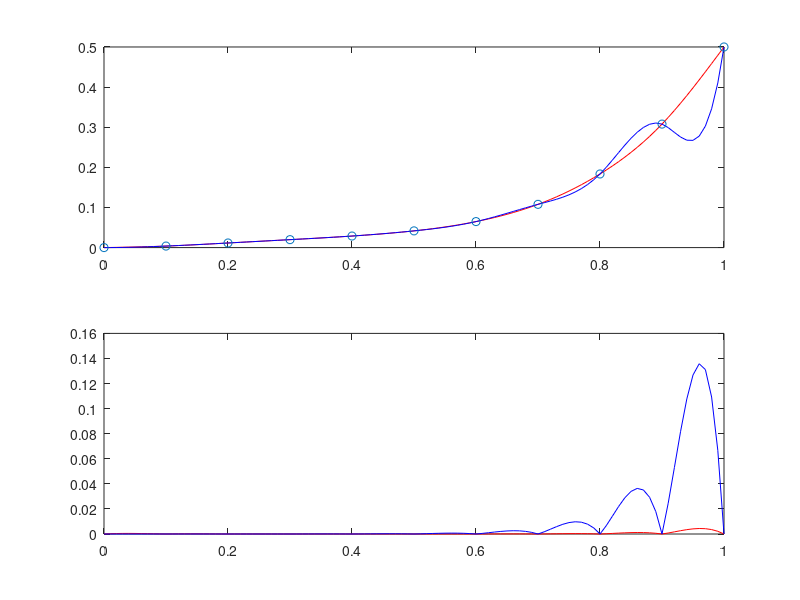

The MATLAB script that drew this image:
x = [1.0 1.5 2.0 2.5];
y = [2.6 3.4 0.7 0.8];

P3 = polyfit(x, y, 3);
X = [0:0.1:3];
Y3 = polyval(P3, X)

figure(1)
hold on;
plot(X, Y3, 'r-')
plot(x, y, 'bx')

P2 = polyfit(x, y, 2);
Y2 = polyval(P2, X)

plot(X, Y2, 'g-')
hold off;

%%
fun = @(x) 4/3*x.^4 - 4/3*x.^3 + x.^2/2;
x = 0:0.1:1;
y = fun(x);
xx = 0:0.01:1;

pn = csape(x, y, 'variational');
pr = csape(x, y, 'complete', [0, 16/3 + 4 + 1]);

subplot(2, 1, 1)
plot(xx, fnval(pn, xx), 'r-', xx, fnval(pr, xx), 'b-', x, y, 'o');
subplot(2, 1, 2)
plot(xx, abs(fnval(pn, xx)-fun(xx)), 'r-', xx, abs(fnval(pr, xx)-fun(xx)), 'b-');

%%



